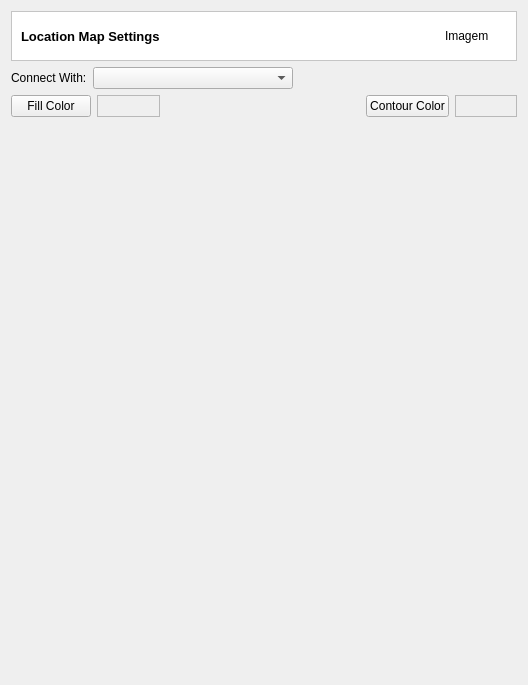
<?xml version="1.0" encoding="UTF-8"?>
<ui version="4.0">
 <class>LocationMapSettings</class>
 <widget class="QDialog" name="LocationMapSettings">
  <property name="geometry">
   <rect>
    <x>0</x>
    <y>0</y>
    <width>528</width>
    <height>685</height>
   </rect>
  </property>
  <property name="sizePolicy">
   <sizepolicy hsizetype="Maximum" vsizetype="Maximum">
    <horstretch>0</horstretch>
    <verstretch>0</verstretch>
   </sizepolicy>
  </property>
  <property name="minimumSize">
   <size>
    <width>528</width>
    <height>680</height>
   </size>
  </property>
  <property name="maximumSize">
   <size>
    <width>528</width>
    <height>685</height>
   </size>
  </property>
  <property name="windowTitle">
   <string>Location Map Settings</string>
  </property>
  <property name="modal">
   <bool>true</bool>
  </property>
  <layout class="QGridLayout" name="gridLayout_5">
   <item row="0" column="0">
    <layout class="QGridLayout" name="gridLayout_3">
     <item row="0" column="0">
      <widget class="QFrame" name="frame_2">
       <property name="maximumSize">
        <size>
         <width>510</width>
         <height>50</height>
        </size>
       </property>
       <property name="styleSheet">
        <string notr="true">QWidget { background: white }</string>
       </property>
       <property name="frameShape">
        <enum>QFrame::StyledPanel</enum>
       </property>
       <property name="frameShadow">
        <enum>QFrame::Sunken</enum>
       </property>
       <layout class="QGridLayout" name="gridLayout_4" columnstretch="1,0">
        <property name="topMargin">
         <number>0</number>
        </property>
        <property name="bottomMargin">
         <number>0</number>
        </property>
        <property name="horizontalSpacing">
         <number>9</number>
        </property>
        <item row="0" column="0">
         <widget class="QLabel" name="m_datasourceTypeTitleLabel">
          <property name="font">
           <font>
            <pointsize>10</pointsize>
            <weight>75</weight>
            <bold>true</bold>
           </font>
          </property>
          <property name="text">
           <string>Location Map Settings</string>
          </property>
         </widget>
        </item>
        <item row="0" column="1">
         <widget class="QLabel" name="m_imgLabel">
          <property name="minimumSize">
           <size>
            <width>62</width>
            <height>48</height>
           </size>
          </property>
          <property name="maximumSize">
           <size>
            <width>48</width>
            <height>48</height>
           </size>
          </property>
          <property name="text">
           <string>Imagem</string>
          </property>
         </widget>
        </item>
       </layout>
      </widget>
     </item>
     <item row="1" column="0">
      <layout class="QGridLayout" name="gridLayout_2">
       <item row="0" column="0">
        <widget class="QLabel" name="label">
         <property name="text">
          <string>Connect With:</string>
         </property>
        </widget>
       </item>
       <item row="0" column="1">
        <widget class="QComboBox" name="cmbConnected">
         <property name="sizePolicy">
          <sizepolicy hsizetype="Preferred" vsizetype="Fixed">
           <horstretch>0</horstretch>
           <verstretch>0</verstretch>
          </sizepolicy>
         </property>
         <property name="minimumSize">
          <size>
           <width>200</width>
           <height>0</height>
          </size>
         </property>
         <property name="maximumSize">
          <size>
           <width>200</width>
           <height>16777215</height>
          </size>
         </property>
         <property name="baseSize">
          <size>
           <width>200</width>
           <height>0</height>
          </size>
         </property>
        </widget>
       </item>
       <item row="0" column="2">
        <spacer name="horizontalSpacer_2">
         <property name="orientation">
          <enum>Qt::Horizontal</enum>
         </property>
         <property name="sizeHint" stdset="0">
          <size>
           <width>40</width>
           <height>20</height>
          </size>
         </property>
        </spacer>
       </item>
      </layout>
     </item>
     <item row="2" column="0">
      <layout class="QGridLayout" name="gridLayout">
       <item row="0" column="2">
        <spacer name="horizontalSpacer">
         <property name="orientation">
          <enum>Qt::Horizontal</enum>
         </property>
         <property name="sizeType">
          <enum>QSizePolicy::Fixed</enum>
         </property>
         <property name="sizeHint" stdset="0">
          <size>
           <width>200</width>
           <height>20</height>
          </size>
         </property>
        </spacer>
       </item>
       <item row="0" column="0">
        <widget class="QPushButton" name="colorButton">
         <property name="text">
          <string>Fill Color</string>
         </property>
         <property name="autoDefault">
          <bool>false</bool>
         </property>
        </widget>
       </item>
       <item row="0" column="3">
        <widget class="QPushButton" name="cColorButton">
         <property name="text">
          <string>Contour Color</string>
         </property>
         <property name="autoDefault">
          <bool>false</bool>
         </property>
        </widget>
       </item>
       <item row="0" column="4">
        <widget class="QFrame" name="frameContourColor">
         <property name="autoFillBackground">
          <bool>true</bool>
         </property>
         <property name="frameShape">
          <enum>QFrame::StyledPanel</enum>
         </property>
         <property name="frameShadow">
          <enum>QFrame::Raised</enum>
         </property>
        </widget>
       </item>
       <item row="0" column="1">
        <widget class="QFrame" name="frameFillColor">
         <property name="autoFillBackground">
          <bool>true</bool>
         </property>
         <property name="frameShape">
          <enum>QFrame::StyledPanel</enum>
         </property>
         <property name="frameShadow">
          <enum>QFrame::Raised</enum>
         </property>
        </widget>
       </item>
      </layout>
     </item>
     <item row="3" column="0">
      <widget class="QWidget" name="m_widget_MapChoice" native="true">
       <property name="sizePolicy">
        <sizepolicy hsizetype="Minimum" vsizetype="Minimum">
         <horstretch>0</horstretch>
         <verstretch>0</verstretch>
        </sizepolicy>
       </property>
       <property name="minimumSize">
        <size>
         <width>500</width>
         <height>550</height>
        </size>
       </property>
       <property name="maximumSize">
        <size>
         <width>500</width>
         <height>550</height>
        </size>
       </property>
      </widget>
     </item>
    </layout>
   </item>
  </layout>
 </widget>
 <resources/>
 <connections/>
</ui>
